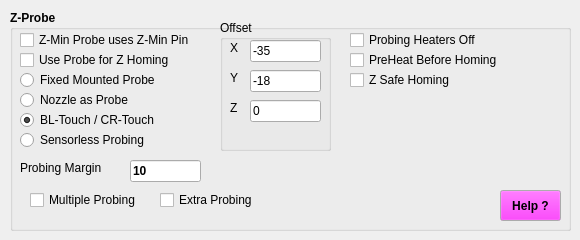
     <widget class="QWidget" name="tab_4">
      <attribute name="title">
       <string>Z- Probe</string>
      </attribute>
      <widget class="QGroupBox" name="groupBox_5">
       <property name="geometry">
        <rect>
         <x>10</x>
         <y>10</y>
         <width>561</width>
         <height>221</height>
        </rect>
       </property>
       <property name="font">
        <font>
         <pointsize>9</pointsize>
         <weight>75</weight>
         <bold>true</bold>
        </font>
       </property>
       <property name="title">
        <string>Z-Probe</string>
       </property>
       <widget class="QCheckBox" name="ZProbeUsesZMin">
        <property name="geometry">
         <rect>
          <x>10</x>
          <y>20</y>
          <width>201</width>
          <height>20</height>
         </rect>
        </property>
        <property name="font">
         <font>
          <weight>50</weight>
          <bold>false</bold>
         </font>
        </property>
        <property name="text">
         <string>Z-Min Probe uses Z-Min Pin</string>
        </property>
        <property name="checked">
         <bool>false</bool>
        </property>
       </widget>
       <widget class="QCheckBox" name="UseProbeZHome">
        <property name="geometry">
         <rect>
          <x>10</x>
          <y>40</y>
          <width>191</width>
          <height>20</height>
         </rect>
        </property>
        <property name="font">
         <font>
          <weight>50</weight>
          <bold>false</bold>
         </font>
        </property>
        <property name="text">
         <string>Use Probe for Z Homing</string>
        </property>
       </widget>
       <widget class="QRadioButton" name="FixedProbe">
        <property name="geometry">
         <rect>
          <x>10</x>
          <y>60</y>
          <width>191</width>
          <height>20</height>
         </rect>
        </property>
        <property name="font">
         <font>
          <weight>50</weight>
          <bold>false</bold>
         </font>
        </property>
        <property name="text">
         <string>Fixed Mounted Probe</string>
        </property>
       </widget>
       <widget class="QRadioButton" name="NozzleasProbe">
        <property name="geometry">
         <rect>
          <x>10</x>
          <y>80</y>
          <width>191</width>
          <height>20</height>
         </rect>
        </property>
        <property name="font">
         <font>
          <weight>50</weight>
          <bold>false</bold>
         </font>
        </property>
        <property name="text">
         <string>Nozzle as Probe</string>
        </property>
       </widget>
       <widget class="QRadioButton" name="BLTtouch">
        <property name="geometry">
         <rect>
          <x>10</x>
          <y>100</y>
          <width>191</width>
          <height>20</height>
         </rect>
        </property>
        <property name="font">
         <font>
          <weight>50</weight>
          <bold>false</bold>
         </font>
        </property>
        <property name="text">
         <string>BL-Touch / CR-Touch</string>
        </property>
        <property name="checked">
         <bool>true</bool>
        </property>
       </widget>
       <widget class="QRadioButton" name="SenLessProbing">
        <property name="geometry">
         <rect>
          <x>10</x>
          <y>120</y>
          <width>191</width>
          <height>20</height>
         </rect>
        </property>
        <property name="font">
         <font>
          <weight>50</weight>
          <bold>false</bold>
         </font>
        </property>
        <property name="text">
         <string>Sensorless Probing</string>
        </property>
       </widget>
       <widget class="QGroupBox" name="groupBox_6">
        <property name="geometry">
         <rect>
          <x>210</x>
          <y>10</y>
          <width>111</width>
          <height>131</height>
         </rect>
        </property>
        <property name="font">
         <font>
          <weight>50</weight>
          <bold>false</bold>
         </font>
        </property>
        <property name="title">
         <string>Offset</string>
        </property>
        <widget class="QLabel" name="label_39">
         <property name="geometry">
          <rect>
           <x>10</x>
           <y>20</y>
           <width>21</width>
           <height>16</height>
          </rect>
         </property>
         <property name="font">
          <font>
           <pointsize>9</pointsize>
           <weight>50</weight>
           <bold>false</bold>
          </font>
         </property>
         <property name="text">
          <string>X</string>
         </property>
        </widget>
        <widget class="QLineEdit" name="ProbeXOffset">
         <property name="geometry">
          <rect>
           <x>30</x>
           <y>20</y>
           <width>71</width>
           <height>22</height>
          </rect>
         </property>
         <property name="text">
          <string>-35</string>
         </property>
        </widget>
        <widget class="QLabel" name="label_40">
         <property name="geometry">
          <rect>
           <x>10</x>
           <y>50</y>
           <width>21</width>
           <height>16</height>
          </rect>
         </property>
         <property name="font">
          <font>
           <pointsize>9</pointsize>
           <weight>50</weight>
           <bold>false</bold>
          </font>
         </property>
         <property name="text">
          <string>Y</string>
         </property>
        </widget>
        <widget class="QLineEdit" name="ProbeYOffset">
         <property name="geometry">
          <rect>
           <x>30</x>
           <y>50</y>
           <width>71</width>
           <height>22</height>
          </rect>
         </property>
         <property name="text">
          <string>-18</string>
         </property>
        </widget>
        <widget class="QLabel" name="label_41">
         <property name="geometry">
          <rect>
           <x>10</x>
           <y>80</y>
           <width>21</width>
           <height>16</height>
          </rect>
         </property>
         <property name="font">
          <font>
           <pointsize>9</pointsize>
           <weight>50</weight>
           <bold>false</bold>
          </font>
         </property>
         <property name="text">
          <string>Z</string>
         </property>
        </widget>
        <widget class="QLineEdit" name="ProbeZOffset">
         <property name="geometry">
          <rect>
           <x>30</x>
           <y>80</y>
           <width>71</width>
           <height>22</height>
          </rect>
         </property>
         <property name="text">
          <string>0</string>
         </property>
        </widget>
       </widget>
       <widget class="QLabel" name="label_42">
        <property name="geometry">
         <rect>
          <x>10</x>
          <y>150</y>
          <width>111</width>
          <height>16</height>
         </rect>
        </property>
        <property name="font">
         <font>
          <pointsize>9</pointsize>
          <weight>50</weight>
          <bold>false</bold>
         </font>
        </property>
        <property name="text">
         <string>Probing Margin</string>
        </property>
       </widget>
       <widget class="QLineEdit" name="ProbeMargin">
        <property name="geometry">
         <rect>
          <x>120</x>
          <y>150</y>
          <width>71</width>
          <height>22</height>
         </rect>
        </property>
        <property name="text">
         <string>10</string>
        </property>
       </widget>
       <widget class="QCheckBox" name="ExtraProbing">
        <property name="geometry">
         <rect>
          <x>150</x>
          <y>180</y>
          <width>121</width>
          <height>20</height>
         </rect>
        </property>
        <property name="font">
         <font>
          <weight>50</weight>
          <bold>false</bold>
         </font>
        </property>
        <property name="text">
         <string>Extra Probing</string>
        </property>
       </widget>
       <widget class="QCheckBox" name="ProbeHeatOff">
        <property name="geometry">
         <rect>
          <x>340</x>
          <y>20</y>
          <width>181</width>
          <height>20</height>
         </rect>
        </property>
        <property name="font">
         <font>
          <weight>50</weight>
          <bold>false</bold>
         </font>
        </property>
        <property name="text">
         <string>Probing Heaters Off</string>
        </property>
       </widget>
       <widget class="QCheckBox" name="PreHeatHoming">
        <property name="geometry">
         <rect>
          <x>340</x>
          <y>40</y>
          <width>181</width>
          <height>20</height>
         </rect>
        </property>
        <property name="font">
         <font>
          <weight>50</weight>
          <bold>false</bold>
         </font>
        </property>
        <property name="text">
         <string>PreHeat Before Homing</string>
        </property>
       </widget>
       <widget class="QCheckBox" name="ZSafeHome">
        <property name="geometry">
         <rect>
          <x>340</x>
          <y>60</y>
          <width>181</width>
          <height>20</height>
         </rect>
        </property>
        <property name="font">
         <font>
          <weight>50</weight>
          <bold>false</bold>
         </font>
        </property>
        <property name="text">
         <string>Z Safe Homing</string>
        </property>
        <property name="checked">
         <bool>false</bool>
        </property>
       </widget>
       <widget class="QCheckBox" name="MultipleProbing">
        <property name="geometry">
         <rect>
          <x>20</x>
          <y>180</y>
          <width>121</width>
          <height>20</height>
         </rect>
        </property>
        <property name="font">
         <font>
          <weight>50</weight>
          <bold>false</bold>
         </font>
        </property>
        <property name="text">
         <string>Multiple Probing</string>
        </property>
        <property name="checked">
         <bool>false</bool>
        </property>
       </widget>
       <widget class="QPushButton" name="ZHelpBtn">
        <property name="geometry">
         <rect>
          <x>490</x>
          <y>180</y>
          <width>61</width>
          <height>31</height>
         </rect>
        </property>
        <property name="palette">
         <palette>
          <active>
           <colorrole role="Button">
            <brush brushstyle="SolidPattern">
             <color alpha="255">
              <red>255</red>
              <green>0</green>
              <blue>255</blue>
             </color>
            </brush>
           </colorrole>
          </active>
          <inactive>
           <colorrole role="Button">
            <brush brushstyle="SolidPattern">
             <color alpha="255">
              <red>255</red>
              <green>0</green>
              <blue>255</blue>
             </color>
            </brush>
           </colorrole>
          </inactive>
          <disabled>
           <colorrole role="Button">
            <brush brushstyle="SolidPattern">
             <color alpha="255">
              <red>255</red>
              <green>0</green>
              <blue>255</blue>
             </color>
            </brush>
           </colorrole>
          </disabled>
         </palette>
        </property>
        <property name="font">
         <font>
          <pointsize>9</pointsize>
          <weight>75</weight>
          <bold>true</bold>
         </font>
        </property>
        <property name="text">
         <string>Help ?</string>
        </property>
        <property name="checkable">
         <bool>false</bool>
        </property>
        <property name="flat">
         <bool>false</bool>
        </property>
       </widget>
      </widget>
     </widget>
